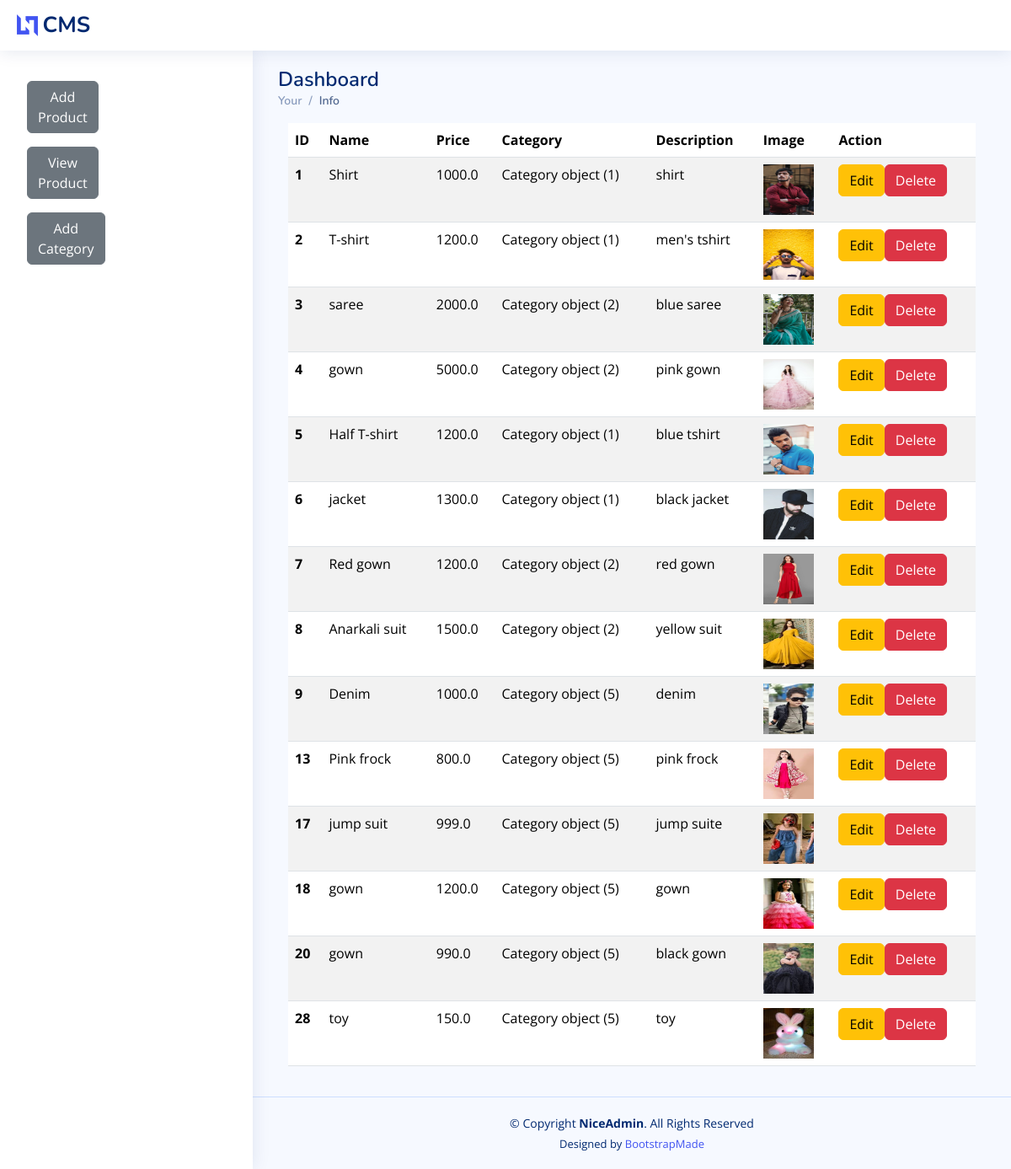
/viewproduct/, run on the app's committed database.
### cart_admin/models.py (models this page shows)
class Product(models.Model):
    name=models.CharField(max_length=50)
    price=models.FloatField()
    category=models.ForeignKey(Category,on_delete=models.CASCADE)
    des=models.CharField(max_length=100)
    image=models.FileField(upload_to='uploads/products/')

class Category(models.Model):
    name=models.CharField(max_length=50)
    des=models.CharField(max_length=100)

### cart_admin/views.py (the view)
# urls.py: path('viewproduct/',views.viewproduct_view,name='viewproduct'),
def viewproduct_view(request):
    prods=Product.objects.all()
    return render(request,'adminn/viewproduct.html',{'prods':prods})

### templates/adminn/viewproduct.html (shortened to what this page needs)
<!DOCTYPE html>
{% load static %}
<html lang="en">
<head>
  <link href="{% static 'assets/vendor/bootstrap/css/bootstrap.min.css' %}" rel="stylesheet">
  <link href="{% static 'assets/vendor/bootstrap-icons/bootstrap-icons.css' %}" rel="stylesheet">
  <link href="{% static 'assets/vendor/boxicons/css/boxicons.min.css' %}" rel="stylesheet">
  <link href="{% static 'assets/vendor/quill/quill.snow.css' %}" rel="stylesheet">
  <link href="{% static 'assets/vendor/quill/quill.bubble.css' %}" rel="stylesheet">
  <link href="{% static 'assets/vendor/remixicon/remixicon.css' %}" rel="stylesheet">
  <link href="{% static 'assets/vendor/simple-datatables/style.css' %}" rel="stylesheet">
  <link href="{% static 'assets/css/style.css' %}" rel="stylesheet">
</head>
<body>
  <header id="header" class="header fixed-top d-flex align-items-center">
    <div class="d-flex align-items-center justify-content-between">
      <a href="index.html" class="logo d-flex align-items-center">
        <img src="assets/img/logo.png" alt="">
        <span class="d-none d-lg-block">CMS</span>
      </a>
    </div>
  </header>
  <aside id="sidebar" class="sidebar">
    <div class="container">
      <div class="row">
        <div class="col-lg-3">
          <div class="d-grid gap-2 mt-3">
            <a class="btn btn-secondary" href="/addproduct/">Add Product</a>
          </div>
        </div>
      </div>
      <div class="row">
        <div class="col-lg-3">
          <div class="d-grid gap-2 mt-3">
            <a class="btn btn-secondary" href="/viewproduct/">View Product</a>
          </div>
        </div>
      </div>
      <div class="row">
        <div class="col-lg-3">
          <div class="d-grid gap-2 mt-3">
            <a class="btn btn-secondary" href="/addcategory/">Add Category</a>
          </div>
        </div>
      </div>
    </div>
  </aside>
  <main id="main" class="main">
    <div class="pagetitle">
      <h1>Dashboard</h1>
      <nav>
        <ol class="breadcrumb">
          <li class="breadcrumb-item"><a href="index.html">Your</a></li>
          <li class="breadcrumb-item active">Info</li>
        </ol>
      </nav>
    </div>
    <div class="container">
      <table class="table table-striped">
        <thead>
          <tr>
            <th scope="col">ID</th>
            <th scope="col">Name</th>
            <th scope="col">Price</th>
            <th scope="col">Category</th>
            <th scope="col">Description</th>
            <th scope="col">Image</th>
            <th scope="col">Action</th>
          </tr>
        </thead>
        <tbody>
          {% for p in prods  %}
          <tr>
            <th scope="row">{{p.id}}</th>
            <td>{{p.name}}</td>
            <td>{{p.price}}</td>
            <td>{{p.category}}</td>
            <td>{{p.des}}</td>
            {% if p.image %}
            <td><img src="{{p.image.url}}" alt="{{p.name}}" height="60" width="60"></td>
            {% else %}
            <td>No image available</td>
            {% endif %}
            <td><a href="/editproduct/{{p.id}}" class=" btn btn-warning">Edit</a><a href="/deleteproduct/{{p.id}}" class="btn btn-danger">Delete</a></td>
          </tr>
          {% endfor %}
        </tbody>
      </table>
    </div>
  </main>
  <footer id="footer" class="footer">
    <div class="copyright">
      &copy; Copyright <strong><span>NiceAdmin</span></strong>. All Rights Reserved
    </div>
    <div class="credits">
      Designed by <a href="https://bootstrapmade.com/">BootstrapMade</a>
    </div>
  </footer>
</body>
</html>

### static/assets/css/style.css (style rules this page uses)
:root { scroll-behavior: smooth; }
body { font-family: "Open Sans", sans-serif; background: #f6f9ff; color: #444444; }
a { color: #4154f1; text-decoration: none; }
h1, h2, h3, h4, h5, h6 { font-family: "Nunito", sans-serif; }
#main { margin-top: 60px; padding: 20px 30px; transition: all 0.3s; }
.pagetitle { margin-bottom: 10px; }
.pagetitle h1 { font-size: 24px; margin-bottom: 0; font-weight: 600; color: #012970; }
.breadcrumb { font-size: 14px; font-family: "Nunito", sans-serif; color: #899bbd; font-weight: 600; }
.breadcrumb a { color: #899bbd; transition: 0.3s; }
.breadcrumb .breadcrumb-item::before { color: #899bbd; }
.breadcrumb .active { color: #51678f; font-weight: 600; }
.logo { line-height: 1; }
@media (min-width: 1200px) { .logo { width: 280px; } }
.logo img { max-height: 26px; margin-right: 6px; }
.logo span { font-size: 26px; font-weight: 700; color: #012970; font-family: "Nunito", sans-serif; }
.header { transition: all 0.5s; z-index: 997; height: 60px; box-shadow: 0px 2px 20px rgba(1, 41, 112, 0.1); background-color: #fff; padding-left: 20px; }
.sidebar { position: fixed; top: 60px; left: 0; bottom: 0; width: 300px; z-index: 996; transition: all 0.3s; padding: 20px; overflow-y: auto; scrollbar-width: thin; scrollbar-color: #aab7cf transparent; box-shadow: 0px 0px 20px rgba(1, 41, 112, 0.1); background-color: #fff; }
@media (min-width: 1200px) { #main, #footer { margin-left: 300px; } }
.footer { padding: 20px 0; font-size: 14px; transition: all 0.3s; border-top: 1px solid #cddfff; }
.footer .copyright { text-align: center; color: #012970; }
.footer .credits { padding-top: 5px; text-align: center; font-size: 13px; color: #012970; }

### data on the page
Product: id "1", name "Shirt", price "1000.0", category "Category object (1)", des "shirt", image (picture)
Product: id "2", name "T-shirt", price "1200.0", category "Category object (1)", des "men's tshirt", image (picture)
Product: id "3", name "saree", price "2000.0", category "Category object (2)", des "blue saree", image (picture)
Product: id "4", name "gown", price "5000.0", category "Category object (2)", des "pink gown", image (picture)
Product: id "5", name "Half T-shirt", price "1200.0", category "Category object (1)", des "blue tshirt", image (picture)
Product: id "6", name "jacket", price "1300.0", category "Category object (1)", des "black jacket", image (picture)
Product: id "7", name "Red gown", price "1200.0", category "Category object (2)", des "red gown", image (picture)
Product: id "8", name "Anarkali suit", price "1500.0", category "Category object (2)", des "yellow suit", image (picture)
Product: id "9", name "Denim", price "1000.0", category "Category object (5)", des "denim", image (picture)
Product: id "13", name "Pink frock", price "800.0", category "Category object (5)", des "pink frock", image (picture)
Product: id "17", name "jump suit", price "999.0", category "Category object (5)", des "jump suite", image (picture)
Product: id "18", name "gown", price "1200.0", category "Category object (5)", des "gown", image (picture)
Product: id "20", name "gown", price "990.0", category "Category object (5)", des "black gown", image (picture)
Product: id "28", name "toy", price "150.0", category "Category object (5)", des "toy", image (picture)
